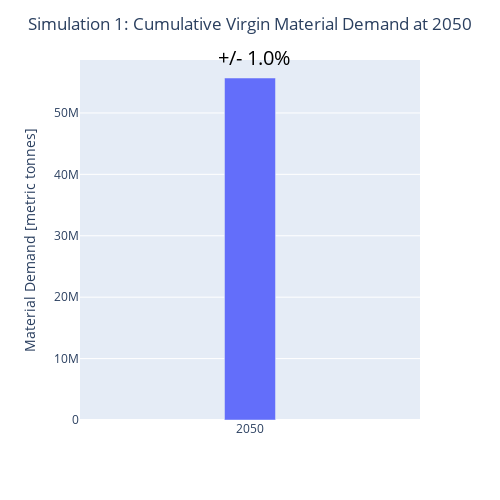

Notebook code cell kept with this figure:
### Code cell
#cumulative at 2050 results for Virgin Material Demand
filter_col = [col for col in UScum if (col.startswith('VirginStock_Module_ABM_Simulation1'))]
df = UScum[filter_col]
df = df.set_axis(pretty_scenarios, axis=1)
df['year'] = list(range(1995,2051))
df = df.melt(id_vars = 'year')
df = df[df.year.isin([2050])]
df = df.sort_values('value')
df = df.rename(columns={'variable':'Scenario','value':'Cumulative Virgin Material Demand at 2050 [metric tonnes]'})
df = df.round(0)
df.to_csv('r1 cumulative at 2050 virgin material demand.csv')

df_avg = pd.DataFrame()
df_avg['Cumulative Virgin Material Demand at 2050 [metric tonnes]'] = [df['Cumulative Virgin Material Demand at 2050 [metric tonnes]'].mean()]
df_avg['high'] = [df['Cumulative Virgin Material Demand at 2050 [metric tonnes]'].max()]
df_avg['low'] = [df['Cumulative Virgin Material Demand at 2050 [metric tonnes]'].min()]
df_avg['year'] = [2050]

#calculate max and min relative to average
bigger_range = max(df_avg['high'][0] - df_avg['Cumulative Virgin Material Demand at 2050 [metric tonnes]'][0],abs(df_avg['low'][0] - df_avg['Cumulative Virgin Material Demand at 2050 [metric tonnes]'][0]))
percent_diff = (bigger_range/df_avg['Cumulative Virgin Material Demand at 2050 [metric tonnes]'][0]*100).round(1)

fig1 = px.bar(df_avg, x='year', y='Cumulative Virgin Material Demand at 2050 [metric tonnes]', labels={
    'Cumulative Virgin Material Demand at 2050 [metric tonnes]':'Material Demand [metric tonnes]',
                     "year": ""}, width=500, height=500)
fig1.update_layout(title_text='Simulation 1: Cumulative Virgin Material Demand at 2050', title_x=0.5)
fig1.add_annotation(dict(font=dict(color='black',size=20),
                                        x=0.4,
                                        y=1.05,
                                        showarrow=False,
                                        text='+/- ' + str(percent_diff) + '%',
                                        textangle=0,
                                        xanchor='left',
                                        xref="paper",
                                        yref="paper"))
for data in fig1.data:
    data["width"] = 0.15 #Change this value for bar widths
fig1.update_xaxes(type='category')
fig1.show()

### Figure 1 — Plotly figure (JSON) as saved in the notebook; plotly's stock layout.template omitted (floating-point values rounded to 4 significant figures)
{"data": [{"alignmentgroup": "True", "hovertemplate": "=%{x}<br>Material Demand [metric tonnes]=%{y}<extra></extra>", "legendgroup": "", "marker": {"color": "#636efa", "pattern": {"shape": ""}}, "name": "", "offsetgroup": "", "orientation": "v", "showlegend": false, "textposition": "auto", "type": "bar", "width": 0.15, "x": [2050], "xaxis": "x", "y": [55690000.0], "yaxis": "y"}], "layout": {"annotations": [{"font": {"color": "black", "size": 20}, "showarrow": false, "text": "+/- 1.0%", "textangle": 0, "x": 0.4, "xanchor": "left", "xref": "paper", "y": 1.05, "yref": "paper"}], "barmode": "relative", "height": 500, "legend": {"tracegroupgap": 0}, "margin": {"t": 60}, "title": {"text": "Simulation 1: Cumulative Virgin Material Demand at 2050", "x": 0.5}, "width": 500, "xaxis": {"anchor": "y", "domain": [0, 1], "title": {"text": ""}, "type": "category"}, "yaxis": {"anchor": "x", "domain": [0, 1], "title": {"text": "Material Demand [metric tonnes]"}}}}
